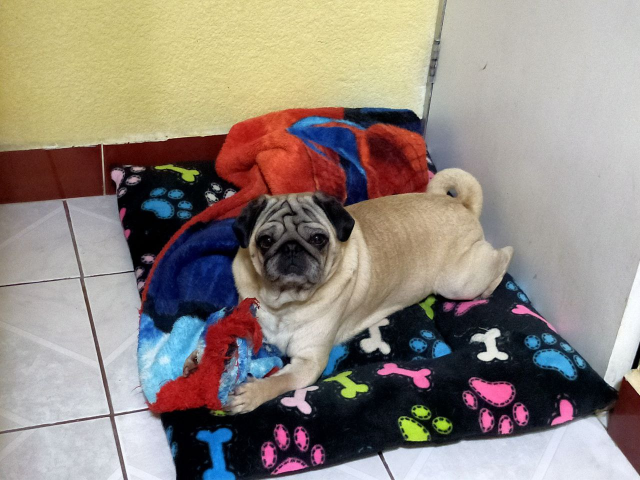
%> input picture p1.jpg, 1280 x 960 px (shown at 1/2 size)
$ octave ImgPix.m   (GNU Octave 9; MATLAB toolbox functions it lacks are replaced by stand-ins)
%> lines starting %> are read from the running program, lines starting %| are printed output that depends on the picture
clc;
clear all;
close all;

%Extraccion de las imagenes
img1=imread('p1.jpg');
%> img1 is the input picture: size 960x1280x3 uint8; mean R, G, B 145.9, 135.7, 127.1
img2=imread('p2.jpg');
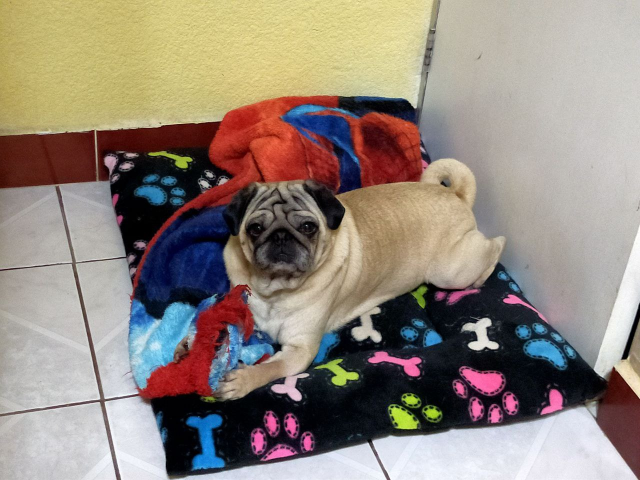
%> input picture p2.jpg, 1280 x 960 px (shown at 1/2 size)
%> img2 is the input picture: size 960x1280x3 uint8; mean R, G, B 146.8, 135.1, 124.8
img3=imread('p3.jpg');
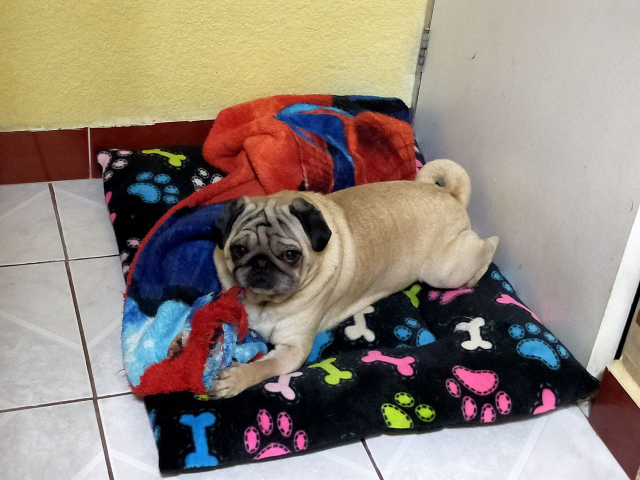
%> input picture p3.jpg, 1280 x 960 px (shown at 1/2 size)
%> img3 is the input picture: size 960x1280x3 uint8; mean R, G, B 146.1, 133.5, 123
img4=imread('p4.jpg');
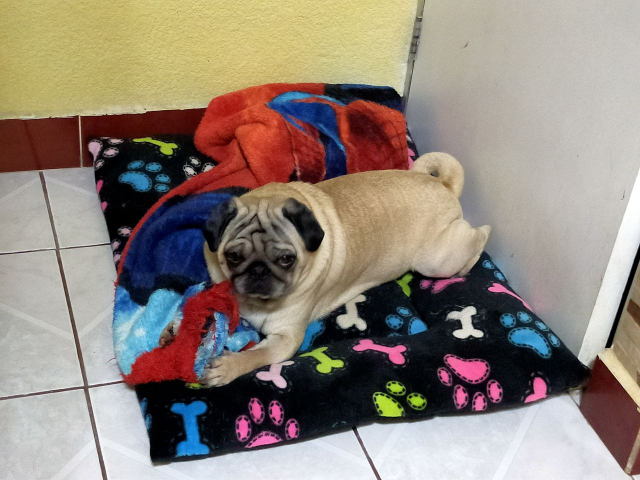
%> input picture p4.jpg, 1280 x 960 px (shown at 1/2 size)
%> img4 is the input picture: size 960x1280x3 uint8; mean R, G, B 145, 133.4, 123.2

%Mostramos una parte de la imagen
img1_1(:,:,:)=img1([360:620],[420:740],:);
img2_1(:,:,:)=img2([360:620],[420:740],:);
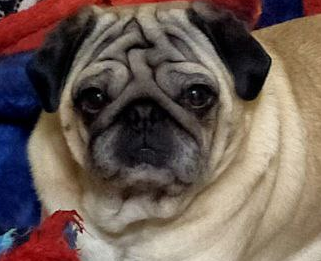
%> img2_1: size 261x321x3 uint8; mean R, G, B 110, 93.6, 85.2
img3_1(:,:,:)=img3([360:620],[370:690],:);
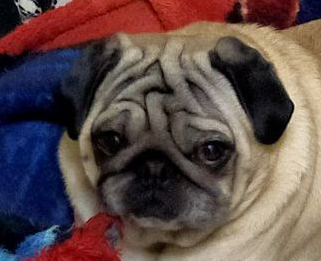
%> img3_1: size 261x321x3 uint8; mean R, G, B 94.7, 75.6, 73.4
img4_1(:,:,:)=img4([360:620],[370:690],:);
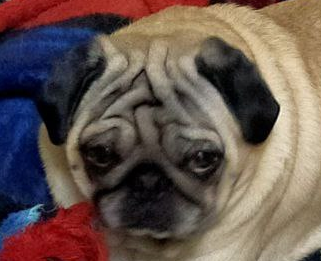
%> img4_1: size 261x321x3 uint8; mean R, G, B 103.3, 86.5, 79.6
figure()
subplot(2,2,1)
imshow(img1_1)
title('Parte Img1')
subplot(2,2,2)
imshow(img2_1)
title('Parte Img2')
subplot(2,2,3)
imshow(img3_1)
title('Parte Img3')
subplot(2,2,4)
imshow(img4_1)
title('Parte Img4')

%%Obtencion de pixeles aleatorios de las partes cortadas
%Vectores de coordenadas X Y
x=randi(261,1,30);
y=randi(321,1,30);%Maximo de 30 muestras
%Obtencion del pixel en las coordenadas
for i=1:30
    pix1(1,i,:)=img1_1(x(i),y(i),:);
    pix2(1,i,:)=img2_1(x(i),y(i),:);
    pix3(1,i,:)=img3_1(x(i),y(i),:);
    pix4(1,i,:)=img4_1(x(i),y(i),:);
end
%%Mostramos los pixeles y su informacion
%Img1
figure()
subplot(4,2,1)
imshow(pix1)
title('Pixeles de img1')
pix1_R=pix1(:,:,1);
%> pix1_R = 30 values, max 224 at index 15, min 0 at index 5, mean 105.2
pix1_G=pix1(:,:,2);
%> pix1_G = 30 values, max 212 at index 15, min 1 at index 5, mean 92.47
pix1_B=pix1(:,:,3);
%> pix1_B = 30 values, max 188 at index 15, min 22 at index 7, mean 89.63
subplot(4,2,2)
hold on
plot(pix1_R,"r")
plot(pix1_G,"g")
plot(pix1_B,"b")
legend("R","G","B")
title('Valores de pixeles')
hold off

%Img2
subplot(4,2,3)
imshow(pix2)
title('Pixeles de img2')
pix2_R=pix2(:,:,1);
%> pix2_R = 30 values, max 213 at index 29, min 1 at index 16, mean 125.8
pix2_G=pix2(:,:,2);
%> pix2_G = 30 values, max 202 at index 29, min 0 at index 16, mean 111.2
pix2_B=pix2(:,:,3);
%> pix2_B = 30 values, max 184 at index 29, min 0 at index 16, mean 102.6
subplot(4,2,4)
hold on
plot(pix2_R,"r")
plot(pix2_G,"g")
plot(pix2_B,"b")
legend("R","G","B")
title('Valores de pixeles')
hold off

%Img3
subplot(4,2,5)
imshow(pix3)
title('Pixeles de img3')
pix3_R=pix3(:,:,1);
%> pix3_R = 30 values, max 230 at index 25, min 1 at index 12, mean 96.63
pix3_G=pix3(:,:,2);
%> pix3_G = 30 values, max 214 at index 25, min 1 at index 24, mean 81.87
pix3_B=pix3(:,:,3);
%> pix3_B = 30 values, max 188 at index 25, min 4 at index 24, mean 81.13
subplot(4,2,6)
hold on
plot(pix3_R,"r")
plot(pix3_G,"g")
plot(pix3_B,"b")
legend("R","G","B")
title('Valores de pixeles')
hold off

%Img4
subplot(4,2,7)
imshow(pix4)
title('Pixeles de img4')
pix4_R=pix4(:,:,1);
%> pix4_R = 30 values, max 215 at index 12, min 0 at index 22, mean 91.5
pix4_G=pix4(:,:,2);
%> pix4_G = 30 values, max 205 at index 12, min 2 at index 24, mean 79.33
pix4_B=pix4(:,:,3);
%> pix4_B = 30 values, max 178 at index 12, min 3 at index 24, mean 75.8
subplot(4,2,8)
hold on
plot(pix4_R,"r")
plot(pix4_G,"g")
plot(pix4_B,"b")
legend("R","G","B")
title('Valores de pixeles')
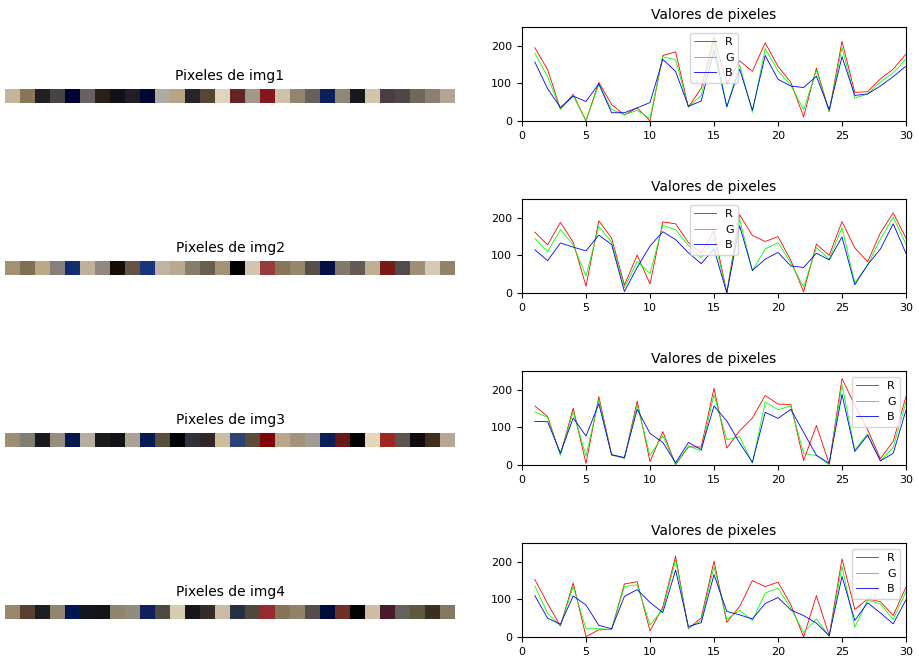
%> figure redrawn from the program's plot data, 8 panels
hold off
